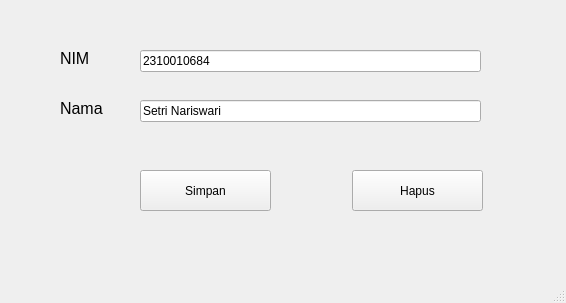
<?xml version="1.0" encoding="UTF-8"?>
<ui version="4.0">
 <class>MainWindow</class>
 <widget class="QMainWindow" name="MainWindow">
  <property name="geometry">
   <rect>
    <x>0</x>
    <y>0</y>
    <width>566</width>
    <height>303</height>
   </rect>
  </property>
  <property name="windowTitle">
   <string>MainWindow</string>
  </property>
  <widget class="QWidget" name="centralwidget">
   <widget class="QLabel" name="label">
    <property name="geometry">
     <rect>
      <x>60</x>
      <y>50</y>
      <width>55</width>
      <height>16</height>
     </rect>
    </property>
    <property name="font">
     <font>
      <pointsize>12</pointsize>
     </font>
    </property>
    <property name="text">
     <string>NIM</string>
    </property>
   </widget>
   <widget class="QLabel" name="label_2">
    <property name="geometry">
     <rect>
      <x>60</x>
      <y>100</y>
      <width>55</width>
      <height>16</height>
     </rect>
    </property>
    <property name="font">
     <font>
      <pointsize>12</pointsize>
     </font>
    </property>
    <property name="text">
     <string>Nama</string>
    </property>
   </widget>
   <widget class="QLineEdit" name="lineEdit">
    <property name="geometry">
     <rect>
      <x>140</x>
      <y>50</y>
      <width>341</width>
      <height>22</height>
     </rect>
    </property>
    <property name="text">
     <string>2310010684</string>
    </property>
   </widget>
   <widget class="QLineEdit" name="lineEdit_2">
    <property name="geometry">
     <rect>
      <x>140</x>
      <y>100</y>
      <width>341</width>
      <height>22</height>
     </rect>
    </property>
    <property name="text">
     <string>Setri Nariswari</string>
    </property>
   </widget>
   <widget class="QPushButton" name="pushButton">
    <property name="geometry">
     <rect>
      <x>140</x>
      <y>170</y>
      <width>131</width>
      <height>41</height>
     </rect>
    </property>
    <property name="text">
     <string>Simpan</string>
    </property>
   </widget>
   <widget class="QPushButton" name="pushButton_2">
    <property name="geometry">
     <rect>
      <x>352</x>
      <y>170</y>
      <width>131</width>
      <height>41</height>
     </rect>
    </property>
    <property name="text">
     <string>Hapus</string>
    </property>
   </widget>
  </widget>
  <widget class="QMenuBar" name="menubar">
   <property name="geometry">
    <rect>
     <x>0</x>
     <y>0</y>
     <width>566</width>
     <height>26</height>
    </rect>
   </property>
  </widget>
  <widget class="QStatusBar" name="statusbar"/>
 </widget>
 <resources/>
 <connections/>
</ui>
